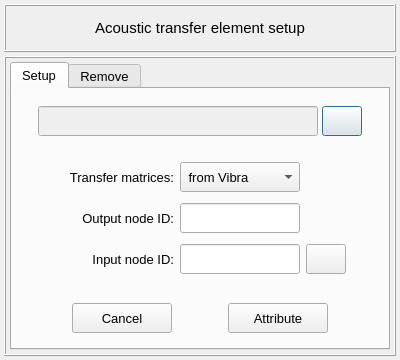
<?xml version="1.0" encoding="UTF-8"?>
<ui version="4.0">
 <class>Dialog</class>
 <widget class="QDialog" name="Dialog">
  <property name="windowModality">
   <enum>Qt::NonModal</enum>
  </property>
  <property name="geometry">
   <rect>
    <x>0</x>
    <y>0</y>
    <width>400</width>
    <height>360</height>
   </rect>
  </property>
  <property name="sizePolicy">
   <sizepolicy hsizetype="Fixed" vsizetype="Fixed">
    <horstretch>0</horstretch>
    <verstretch>0</verstretch>
   </sizepolicy>
  </property>
  <property name="minimumSize">
   <size>
    <width>400</width>
    <height>280</height>
   </size>
  </property>
  <property name="maximumSize">
   <size>
    <width>400</width>
    <height>360</height>
   </size>
  </property>
  <property name="contextMenuPolicy">
   <enum>Qt::DefaultContextMenu</enum>
  </property>
  <property name="windowTitle">
   <string>Plot frequency response</string>
  </property>
  <property name="whatsThis">
   <string/>
  </property>
  <layout class="QGridLayout" name="gridLayout_4">
   <property name="leftMargin">
    <number>4</number>
   </property>
   <property name="topMargin">
    <number>4</number>
   </property>
   <property name="rightMargin">
    <number>4</number>
   </property>
   <property name="bottomMargin">
    <number>4</number>
   </property>
   <property name="spacing">
    <number>4</number>
   </property>
   <item row="0" column="0">
    <widget class="QFrame" name="frame">
     <property name="minimumSize">
      <size>
       <width>0</width>
       <height>48</height>
      </size>
     </property>
     <property name="maximumSize">
      <size>
       <width>520</width>
       <height>48</height>
      </size>
     </property>
     <property name="frameShape">
      <enum>QFrame::Box</enum>
     </property>
     <property name="frameShadow">
      <enum>QFrame::Raised</enum>
     </property>
     <property name="lineWidth">
      <number>1</number>
     </property>
     <layout class="QGridLayout" name="gridLayout_2">
      <property name="leftMargin">
       <number>0</number>
      </property>
      <property name="topMargin">
       <number>0</number>
      </property>
      <property name="rightMargin">
       <number>0</number>
      </property>
      <property name="bottomMargin">
       <number>0</number>
      </property>
      <property name="spacing">
       <number>0</number>
      </property>
      <item row="0" column="0">
       <widget class="QLabel" name="label">
        <property name="minimumSize">
         <size>
          <width>0</width>
          <height>30</height>
         </size>
        </property>
        <property name="maximumSize">
         <size>
          <width>452</width>
          <height>30</height>
         </size>
        </property>
        <property name="font">
         <font>
          <family>MS Shell Dlg 2</family>
          <pointsize>11</pointsize>
          <weight>50</weight>
          <italic>false</italic>
          <bold>false</bold>
         </font>
        </property>
        <property name="text">
         <string>Acoustic transfer element setup</string>
        </property>
        <property name="textFormat">
         <enum>Qt::AutoText</enum>
        </property>
        <property name="alignment">
         <set>Qt::AlignCenter</set>
        </property>
       </widget>
      </item>
     </layout>
    </widget>
   </item>
   <item row="1" column="0">
    <widget class="QFrame" name="frame_2">
     <property name="minimumSize">
      <size>
       <width>0</width>
       <height>0</height>
      </size>
     </property>
     <property name="maximumSize">
      <size>
       <width>520</width>
       <height>460</height>
      </size>
     </property>
     <property name="frameShape">
      <enum>QFrame::Box</enum>
     </property>
     <property name="frameShadow">
      <enum>QFrame::Raised</enum>
     </property>
     <layout class="QGridLayout" name="gridLayout_3">
      <property name="leftMargin">
       <number>4</number>
      </property>
      <property name="topMargin">
       <number>4</number>
      </property>
      <property name="rightMargin">
       <number>4</number>
      </property>
      <property name="bottomMargin">
       <number>4</number>
      </property>
      <property name="spacing">
       <number>4</number>
      </property>
      <item row="2" column="0">
       <widget class="QTabWidget" name="tabWidget_main">
        <property name="font">
         <font>
          <pointsize>10</pointsize>
         </font>
        </property>
        <property name="currentIndex">
         <number>0</number>
        </property>
        <widget class="QWidget" name="tab_setup">
         <attribute name="title">
          <string>Setup</string>
         </attribute>
         <layout class="QGridLayout" name="gridLayout">
          <property name="leftMargin">
           <number>4</number>
          </property>
          <property name="topMargin">
           <number>4</number>
          </property>
          <property name="rightMargin">
           <number>4</number>
          </property>
          <property name="bottomMargin">
           <number>4</number>
          </property>
          <item row="0" column="0">
           <widget class="QFrame" name="frame_9">
            <property name="minimumSize">
             <size>
              <width>260</width>
              <height>52</height>
             </size>
            </property>
            <property name="maximumSize">
             <size>
              <width>16777215</width>
              <height>52</height>
             </size>
            </property>
            <property name="frameShape">
             <enum>QFrame::NoFrame</enum>
            </property>
            <property name="frameShadow">
             <enum>QFrame::Raised</enum>
            </property>
            <layout class="QGridLayout" name="gridLayout_5">
             <property name="leftMargin">
              <number>0</number>
             </property>
             <property name="topMargin">
              <number>4</number>
             </property>
             <property name="rightMargin">
              <number>0</number>
             </property>
             <property name="bottomMargin">
              <number>0</number>
             </property>
             <property name="horizontalSpacing">
              <number>4</number>
             </property>
             <property name="verticalSpacing">
              <number>2</number>
             </property>
             <item row="0" column="2">
              <widget class="QPushButton" name="pushButton_search">
               <property name="enabled">
                <bool>true</bool>
               </property>
               <property name="sizePolicy">
                <sizepolicy hsizetype="Expanding" vsizetype="Fixed">
                 <horstretch>0</horstretch>
                 <verstretch>0</verstretch>
                </sizepolicy>
               </property>
               <property name="minimumSize">
                <size>
                 <width>40</width>
                 <height>30</height>
                </size>
               </property>
               <property name="maximumSize">
                <size>
                 <width>40</width>
                 <height>30</height>
                </size>
               </property>
               <property name="font">
                <font>
                 <family>MS Shell Dlg 2</family>
                 <pointsize>10</pointsize>
                 <weight>50</weight>
                 <italic>false</italic>
                 <bold>false</bold>
                </font>
               </property>
               <property name="styleSheet">
                <string notr="true"/>
               </property>
               <property name="text">
                <string/>
               </property>
               <property name="icon">
                <iconset>
                 <normaloff>../../../../icons/common/import.png</normaloff>../../../../icons/common/import.png</iconset>
               </property>
               <property name="iconSize">
                <size>
                 <width>20</width>
                 <height>20</height>
                </size>
               </property>
              </widget>
             </item>
             <item row="0" column="0">
              <spacer name="horizontalSpacer_7">
               <property name="orientation">
                <enum>Qt::Horizontal</enum>
               </property>
               <property name="sizeHint" stdset="0">
                <size>
                 <width>40</width>
                 <height>20</height>
                </size>
               </property>
              </spacer>
             </item>
             <item row="0" column="1">
              <widget class="QLineEdit" name="lineEdit_spreadsheet_path">
               <property name="enabled">
                <bool>false</bool>
               </property>
               <property name="minimumSize">
                <size>
                 <width>280</width>
                 <height>30</height>
                </size>
               </property>
               <property name="maximumSize">
                <size>
                 <width>280</width>
                 <height>30</height>
                </size>
               </property>
               <property name="font">
                <font>
                 <pointsize>9</pointsize>
                 <weight>50</weight>
                 <bold>false</bold>
                </font>
               </property>
               <property name="styleSheet">
                <string notr="true"/>
               </property>
               <property name="alignment">
                <set>Qt::AlignCenter</set>
               </property>
              </widget>
             </item>
             <item row="0" column="3">
              <spacer name="horizontalSpacer_8">
               <property name="orientation">
                <enum>Qt::Horizontal</enum>
               </property>
               <property name="sizeHint" stdset="0">
                <size>
                 <width>40</width>
                 <height>20</height>
                </size>
               </property>
              </spacer>
             </item>
            </layout>
           </widget>
          </item>
          <item row="1" column="0">
           <widget class="QFrame" name="frame_5">
            <property name="minimumSize">
             <size>
              <width>0</width>
              <height>52</height>
             </size>
            </property>
            <property name="maximumSize">
             <size>
              <width>16777215</width>
              <height>180</height>
             </size>
            </property>
            <property name="frameShape">
             <enum>QFrame::NoFrame</enum>
            </property>
            <property name="frameShadow">
             <enum>QFrame::Raised</enum>
            </property>
            <layout class="QGridLayout" name="gridLayout_6">
             <property name="leftMargin">
              <number>2</number>
             </property>
             <property name="topMargin">
              <number>2</number>
             </property>
             <property name="rightMargin">
              <number>2</number>
             </property>
             <property name="bottomMargin">
              <number>2</number>
             </property>
             <property name="horizontalSpacing">
              <number>6</number>
             </property>
             <property name="verticalSpacing">
              <number>2</number>
             </property>
             <item row="1" column="2">
              <widget class="QLineEdit" name="lineEdit_output_node_id">
               <property name="minimumSize">
                <size>
                 <width>120</width>
                 <height>30</height>
                </size>
               </property>
               <property name="maximumSize">
                <size>
                 <width>120</width>
                 <height>30</height>
                </size>
               </property>
               <property name="font">
                <font>
                 <pointsize>10</pointsize>
                </font>
               </property>
               <property name="styleSheet">
                <string notr="true"/>
               </property>
               <property name="text">
                <string/>
               </property>
               <property name="alignment">
                <set>Qt::AlignCenter</set>
               </property>
              </widget>
             </item>
             <item row="0" column="2">
              <widget class="QComboBox" name="comboBox_transfer_matrices_import_type">
               <property name="minimumSize">
                <size>
                 <width>120</width>
                 <height>30</height>
                </size>
               </property>
               <property name="maximumSize">
                <size>
                 <width>120</width>
                 <height>30</height>
                </size>
               </property>
               <property name="font">
                <font>
                 <pointsize>10</pointsize>
                 <weight>50</weight>
                 <italic>false</italic>
                 <bold>false</bold>
                </font>
               </property>
               <property name="styleSheet">
                <string notr="true"/>
               </property>
               <property name="currentIndex">
                <number>1</number>
               </property>
               <item>
                <property name="text">
                 <string> Direct import</string>
                </property>
               </item>
               <item>
                <property name="text">
                 <string> from Vibra</string>
                </property>
               </item>
              </widget>
             </item>
             <item row="0" column="3">
              <widget class="QFrame" name="frame_6">
               <property name="minimumSize">
                <size>
                 <width>40</width>
                 <height>30</height>
                </size>
               </property>
               <property name="maximumSize">
                <size>
                 <width>40</width>
                 <height>30</height>
                </size>
               </property>
               <property name="frameShape">
                <enum>QFrame::NoFrame</enum>
               </property>
               <property name="frameShadow">
                <enum>QFrame::Raised</enum>
               </property>
              </widget>
             </item>
             <item row="1" column="1">
              <widget class="QLabel" name="label_10">
               <property name="minimumSize">
                <size>
                 <width>120</width>
                 <height>30</height>
                </size>
               </property>
               <property name="maximumSize">
                <size>
                 <width>120</width>
                 <height>30</height>
                </size>
               </property>
               <property name="font">
                <font>
                 <family>MS Shell Dlg 2</family>
                 <pointsize>10</pointsize>
                 <weight>50</weight>
                 <italic>false</italic>
                 <bold>false</bold>
                </font>
               </property>
               <property name="text">
                <string>Output node ID:</string>
               </property>
               <property name="alignment">
                <set>Qt::AlignRight|Qt::AlignTrailing|Qt::AlignVCenter</set>
               </property>
              </widget>
             </item>
             <item row="0" column="1">
              <widget class="QLabel" name="label_2">
               <property name="minimumSize">
                <size>
                 <width>120</width>
                 <height>30</height>
                </size>
               </property>
               <property name="maximumSize">
                <size>
                 <width>120</width>
                 <height>30</height>
                </size>
               </property>
               <property name="font">
                <font>
                 <pointsize>10</pointsize>
                </font>
               </property>
               <property name="text">
                <string>Transfer matrices:</string>
               </property>
               <property name="alignment">
                <set>Qt::AlignRight|Qt::AlignTrailing|Qt::AlignVCenter</set>
               </property>
              </widget>
             </item>
             <item row="0" column="4">
              <spacer name="horizontalSpacer_6">
               <property name="orientation">
                <enum>Qt::Horizontal</enum>
               </property>
               <property name="sizeHint" stdset="0">
                <size>
                 <width>40</width>
                 <height>20</height>
                </size>
               </property>
              </spacer>
             </item>
             <item row="0" column="0">
              <spacer name="horizontalSpacer_5">
               <property name="orientation">
                <enum>Qt::Horizontal</enum>
               </property>
               <property name="sizeHint" stdset="0">
                <size>
                 <width>40</width>
                 <height>20</height>
                </size>
               </property>
              </spacer>
             </item>
             <item row="2" column="1">
              <widget class="QLabel" name="label_15">
               <property name="minimumSize">
                <size>
                 <width>120</width>
                 <height>30</height>
                </size>
               </property>
               <property name="maximumSize">
                <size>
                 <width>120</width>
                 <height>30</height>
                </size>
               </property>
               <property name="font">
                <font>
                 <family>MS Shell Dlg 2</family>
                 <pointsize>10</pointsize>
                 <weight>50</weight>
                 <italic>false</italic>
                 <bold>false</bold>
                </font>
               </property>
               <property name="text">
                <string>Input node ID:</string>
               </property>
               <property name="alignment">
                <set>Qt::AlignRight|Qt::AlignTrailing|Qt::AlignVCenter</set>
               </property>
              </widget>
             </item>
             <item row="2" column="2">
              <widget class="QLineEdit" name="lineEdit_input_node_id">
               <property name="minimumSize">
                <size>
                 <width>120</width>
                 <height>30</height>
                </size>
               </property>
               <property name="maximumSize">
                <size>
                 <width>120</width>
                 <height>30</height>
                </size>
               </property>
               <property name="font">
                <font>
                 <pointsize>10</pointsize>
                 <weight>50</weight>
                 <italic>false</italic>
                 <bold>false</bold>
                </font>
               </property>
               <property name="styleSheet">
                <string notr="true"/>
               </property>
               <property name="text">
                <string/>
               </property>
               <property name="alignment">
                <set>Qt::AlignCenter</set>
               </property>
              </widget>
             </item>
             <item row="2" column="3">
              <widget class="QPushButton" name="pushButton_invert_selection">
               <property name="minimumSize">
                <size>
                 <width>40</width>
                 <height>30</height>
                </size>
               </property>
               <property name="maximumSize">
                <size>
                 <width>40</width>
                 <height>30</height>
                </size>
               </property>
               <property name="font">
                <font>
                 <family>MS Shell Dlg 2</family>
                 <pointsize>11</pointsize>
                 <weight>75</weight>
                 <italic>false</italic>
                 <bold>true</bold>
                </font>
               </property>
               <property name="toolTip">
                <string>&lt;html&gt;&lt;head/&gt;&lt;body&gt;&lt;p&gt;&lt;span style=&quot; font-size:10pt; font-weight:400;&quot;&gt;Press to invert the selected IDs&lt;/span&gt;&lt;/p&gt;&lt;/body&gt;&lt;/html&gt;</string>
               </property>
               <property name="styleSheet">
                <string notr="true"/>
               </property>
               <property name="text">
                <string/>
               </property>
               <property name="icon">
                <iconset>
                 <normaloff>../../../../icons/common/swap_horizontal_arrows.png</normaloff>../../../../icons/common/swap_horizontal_arrows.png</iconset>
               </property>
               <property name="iconSize">
                <size>
                 <width>20</width>
                 <height>20</height>
                </size>
               </property>
               <property name="flat">
                <bool>false</bool>
               </property>
              </widget>
             </item>
            </layout>
           </widget>
          </item>
          <item row="2" column="0">
           <widget class="QFrame" name="frame_3">
            <property name="minimumSize">
             <size>
              <width>0</width>
              <height>52</height>
             </size>
            </property>
            <property name="maximumSize">
             <size>
              <width>16777215</width>
              <height>52</height>
             </size>
            </property>
            <property name="frameShape">
             <enum>QFrame::NoFrame</enum>
            </property>
            <property name="frameShadow">
             <enum>QFrame::Raised</enum>
            </property>
            <layout class="QGridLayout" name="gridLayout_47">
             <property name="leftMargin">
              <number>4</number>
             </property>
             <property name="topMargin">
              <number>4</number>
             </property>
             <property name="rightMargin">
              <number>4</number>
             </property>
             <property name="bottomMargin">
              <number>4</number>
             </property>
             <property name="spacing">
              <number>4</number>
             </property>
             <item row="0" column="1">
              <widget class="QPushButton" name="pushButton_attribute">
               <property name="minimumSize">
                <size>
                 <width>100</width>
                 <height>30</height>
                </size>
               </property>
               <property name="maximumSize">
                <size>
                 <width>100</width>
                 <height>30</height>
                </size>
               </property>
               <property name="font">
                <font>
                 <family>MS Shell Dlg 2</family>
                 <pointsize>10</pointsize>
                 <weight>50</weight>
                 <italic>false</italic>
                 <bold>false</bold>
                </font>
               </property>
               <property name="styleSheet">
                <string notr="true"/>
               </property>
               <property name="text">
                <string>Attribute</string>
               </property>
               <property name="flat">
                <bool>false</bool>
               </property>
              </widget>
             </item>
             <item row="0" column="0">
              <widget class="QPushButton" name="pushButton_cancel">
               <property name="minimumSize">
                <size>
                 <width>100</width>
                 <height>30</height>
                </size>
               </property>
               <property name="maximumSize">
                <size>
                 <width>100</width>
                 <height>30</height>
                </size>
               </property>
               <property name="font">
                <font>
                 <family>MS Shell Dlg 2</family>
                 <pointsize>10</pointsize>
                 <weight>50</weight>
                 <italic>false</italic>
                 <bold>false</bold>
                </font>
               </property>
               <property name="styleSheet">
                <string notr="true"/>
               </property>
               <property name="text">
                <string>Cancel</string>
               </property>
               <property name="flat">
                <bool>false</bool>
               </property>
              </widget>
             </item>
            </layout>
           </widget>
          </item>
         </layout>
        </widget>
        <widget class="QWidget" name="tab_remove">
         <attribute name="title">
          <string>Remove</string>
         </attribute>
         <layout class="QGridLayout" name="gridLayout_7">
          <property name="leftMargin">
           <number>4</number>
          </property>
          <property name="topMargin">
           <number>4</number>
          </property>
          <property name="rightMargin">
           <number>4</number>
          </property>
          <property name="bottomMargin">
           <number>4</number>
          </property>
          <item row="0" column="0">
           <widget class="QFrame" name="frame_selection_id">
            <property name="minimumSize">
             <size>
              <width>360</width>
              <height>40</height>
             </size>
            </property>
            <property name="maximumSize">
             <size>
              <width>380</width>
              <height>40</height>
             </size>
            </property>
            <property name="frameShape">
             <enum>QFrame::NoFrame</enum>
            </property>
            <property name="frameShadow">
             <enum>QFrame::Raised</enum>
            </property>
            <layout class="QGridLayout" name="gridLayout_8">
             <property name="leftMargin">
              <number>2</number>
             </property>
             <property name="topMargin">
              <number>2</number>
             </property>
             <property name="rightMargin">
              <number>2</number>
             </property>
             <property name="bottomMargin">
              <number>2</number>
             </property>
             <property name="horizontalSpacing">
              <number>8</number>
             </property>
             <property name="verticalSpacing">
              <number>2</number>
             </property>
             <item row="0" column="0">
              <spacer name="horizontalSpacer_3">
               <property name="orientation">
                <enum>Qt::Horizontal</enum>
               </property>
               <property name="sizeHint" stdset="0">
                <size>
                 <width>40</width>
                 <height>20</height>
                </size>
               </property>
              </spacer>
             </item>
             <item row="0" column="2">
              <widget class="QLineEdit" name="lineEdit_selected_id">
               <property name="minimumSize">
                <size>
                 <width>160</width>
                 <height>26</height>
                </size>
               </property>
               <property name="maximumSize">
                <size>
                 <width>160</width>
                 <height>26</height>
                </size>
               </property>
               <property name="font">
                <font>
                 <family>MS Shell Dlg 2</family>
                 <pointsize>10</pointsize>
                 <weight>50</weight>
                 <italic>false</italic>
                 <bold>false</bold>
                </font>
               </property>
               <property name="focusPolicy">
                <enum>Qt::ClickFocus</enum>
               </property>
               <property name="styleSheet">
                <string notr="true"/>
               </property>
               <property name="alignment">
                <set>Qt::AlignCenter</set>
               </property>
              </widget>
             </item>
             <item row="0" column="1">
              <widget class="QLabel" name="label_3">
               <property name="minimumSize">
                <size>
                 <width>80</width>
                 <height>26</height>
                </size>
               </property>
               <property name="maximumSize">
                <size>
                 <width>100</width>
                 <height>26</height>
                </size>
               </property>
               <property name="font">
                <font>
                 <family>MS Shell Dlg 2</family>
                 <pointsize>10</pointsize>
                 <weight>50</weight>
                 <italic>false</italic>
                 <bold>false</bold>
                </font>
               </property>
               <property name="text">
                <string>Selected ID:</string>
               </property>
               <property name="alignment">
                <set>Qt::AlignRight|Qt::AlignTrailing|Qt::AlignVCenter</set>
               </property>
              </widget>
             </item>
             <item row="0" column="3">
              <spacer name="horizontalSpacer_4">
               <property name="orientation">
                <enum>Qt::Horizontal</enum>
               </property>
               <property name="sizeHint" stdset="0">
                <size>
                 <width>40</width>
                 <height>20</height>
                </size>
               </property>
              </spacer>
             </item>
            </layout>
           </widget>
          </item>
          <item row="1" column="0">
           <widget class="QTreeWidget" name="treeWidget_nodal_info">
            <property name="minimumSize">
             <size>
              <width>320</width>
              <height>0</height>
             </size>
            </property>
            <property name="maximumSize">
             <size>
              <width>600</width>
              <height>200</height>
             </size>
            </property>
            <property name="font">
             <font>
              <family>MS Shell Dlg 2</family>
              <pointsize>10</pointsize>
              <italic>false</italic>
             </font>
            </property>
            <property name="toolTip">
             <string>Select a face to remove the previously attributed boundary condition.</string>
            </property>
            <property name="indentation">
             <number>1</number>
            </property>
            <property name="headerHidden">
             <bool>false</bool>
            </property>
            <attribute name="headerHighlightSections">
             <bool>false</bool>
            </attribute>
            <attribute name="headerShowSortIndicator" stdset="0">
             <bool>false</bool>
            </attribute>
            <attribute name="headerStretchLastSection">
             <bool>true</bool>
            </attribute>
            <column>
             <property name="text">
              <string>ID</string>
             </property>
             <property name="textAlignment">
              <set>AlignCenter</set>
             </property>
            </column>
            <column>
             <property name="text">
              <string>Input Node ID</string>
             </property>
             <property name="textAlignment">
              <set>AlignCenter</set>
             </property>
            </column>
            <column>
             <property name="text">
              <string>Output Node ID</string>
             </property>
             <property name="textAlignment">
              <set>AlignCenter</set>
             </property>
            </column>
           </widget>
          </item>
          <item row="2" column="0">
           <widget class="QFrame" name="frame_buttons_remove">
            <property name="minimumSize">
             <size>
              <width>320</width>
              <height>48</height>
             </size>
            </property>
            <property name="maximumSize">
             <size>
              <width>1000</width>
              <height>48</height>
             </size>
            </property>
            <property name="frameShape">
             <enum>QFrame::NoFrame</enum>
            </property>
            <property name="frameShadow">
             <enum>QFrame::Raised</enum>
            </property>
            <layout class="QGridLayout" name="gridLayout_9">
             <property name="leftMargin">
              <number>4</number>
             </property>
             <property name="topMargin">
              <number>4</number>
             </property>
             <property name="rightMargin">
              <number>4</number>
             </property>
             <property name="bottomMargin">
              <number>4</number>
             </property>
             <property name="spacing">
              <number>4</number>
             </property>
             <item row="0" column="0">
              <widget class="QPushButton" name="pushButton_reset">
               <property name="minimumSize">
                <size>
                 <width>100</width>
                 <height>30</height>
                </size>
               </property>
               <property name="maximumSize">
                <size>
                 <width>100</width>
                 <height>30</height>
                </size>
               </property>
               <property name="font">
                <font>
                 <family>MS Shell Dlg 2</family>
                 <pointsize>10</pointsize>
                 <weight>50</weight>
                 <italic>false</italic>
                 <bold>false</bold>
                </font>
               </property>
               <property name="styleSheet">
                <string notr="true"/>
               </property>
               <property name="text">
                <string>Reset</string>
               </property>
               <property name="autoDefault">
                <bool>false</bool>
               </property>
              </widget>
             </item>
             <item row="0" column="1">
              <widget class="QPushButton" name="pushButton_remove">
               <property name="minimumSize">
                <size>
                 <width>100</width>
                 <height>30</height>
                </size>
               </property>
               <property name="maximumSize">
                <size>
                 <width>100</width>
                 <height>30</height>
                </size>
               </property>
               <property name="font">
                <font>
                 <family>MS Shell Dlg 2</family>
                 <pointsize>10</pointsize>
                 <weight>50</weight>
                 <italic>false</italic>
                 <bold>false</bold>
                </font>
               </property>
               <property name="styleSheet">
                <string notr="true"/>
               </property>
               <property name="text">
                <string>Remove</string>
               </property>
               <property name="autoDefault">
                <bool>false</bool>
               </property>
               <property name="status" stdset="0">
                <string>danger</string>
               </property>
              </widget>
             </item>
            </layout>
           </widget>
          </item>
         </layout>
        </widget>
       </widget>
      </item>
     </layout>
    </widget>
   </item>
  </layout>
 </widget>
 <resources/>
 <connections/>
</ui>
